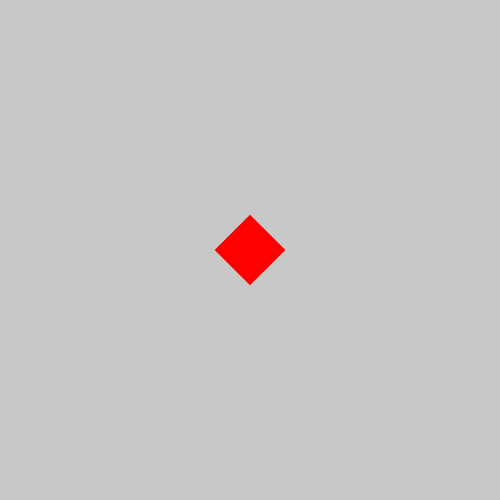
Frame 1 (no input)
Frame 60 (no input): identical to frame 1, image omitted
Frame 120 (the mouse pressed at the canvas centre since frame 60): identical to frame 1, image omitted

The p5.js sketch that drew this single still picture (run headless with seeded random() and noise() and a simulated clock; from frame 60 on, the mouse is pressed at the canvas centre):

// p5.js sketch
// ── sketch.js

function setup() {
  createCanvas(500, 500);
  noStroke()

}


function draw() {
  background(200);


  push()
  angleMode(DEGREES)
  rectMode(CENTER)
  translate(width/2, height/2)
  rotate(45) 
  fill(255,0,0)
  rect(0,0,50)
  pop()
 

}
